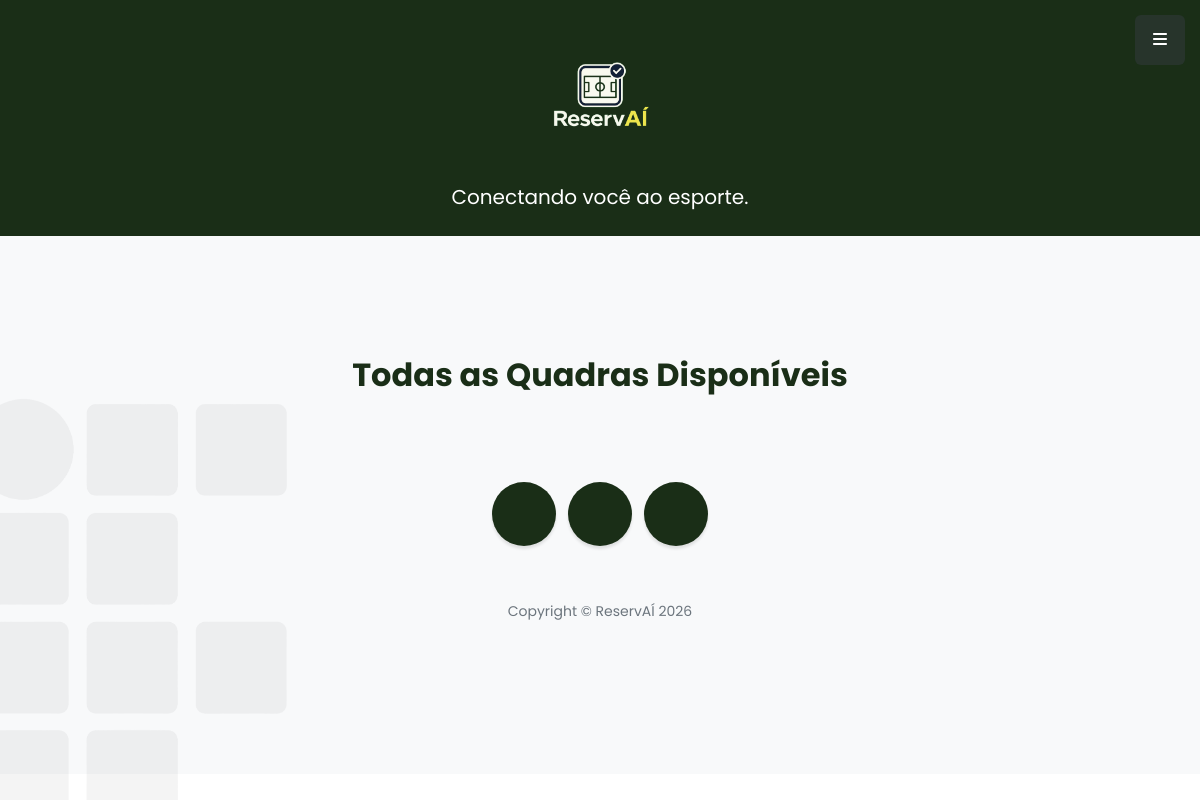
The app's page /quadras.php, older data.
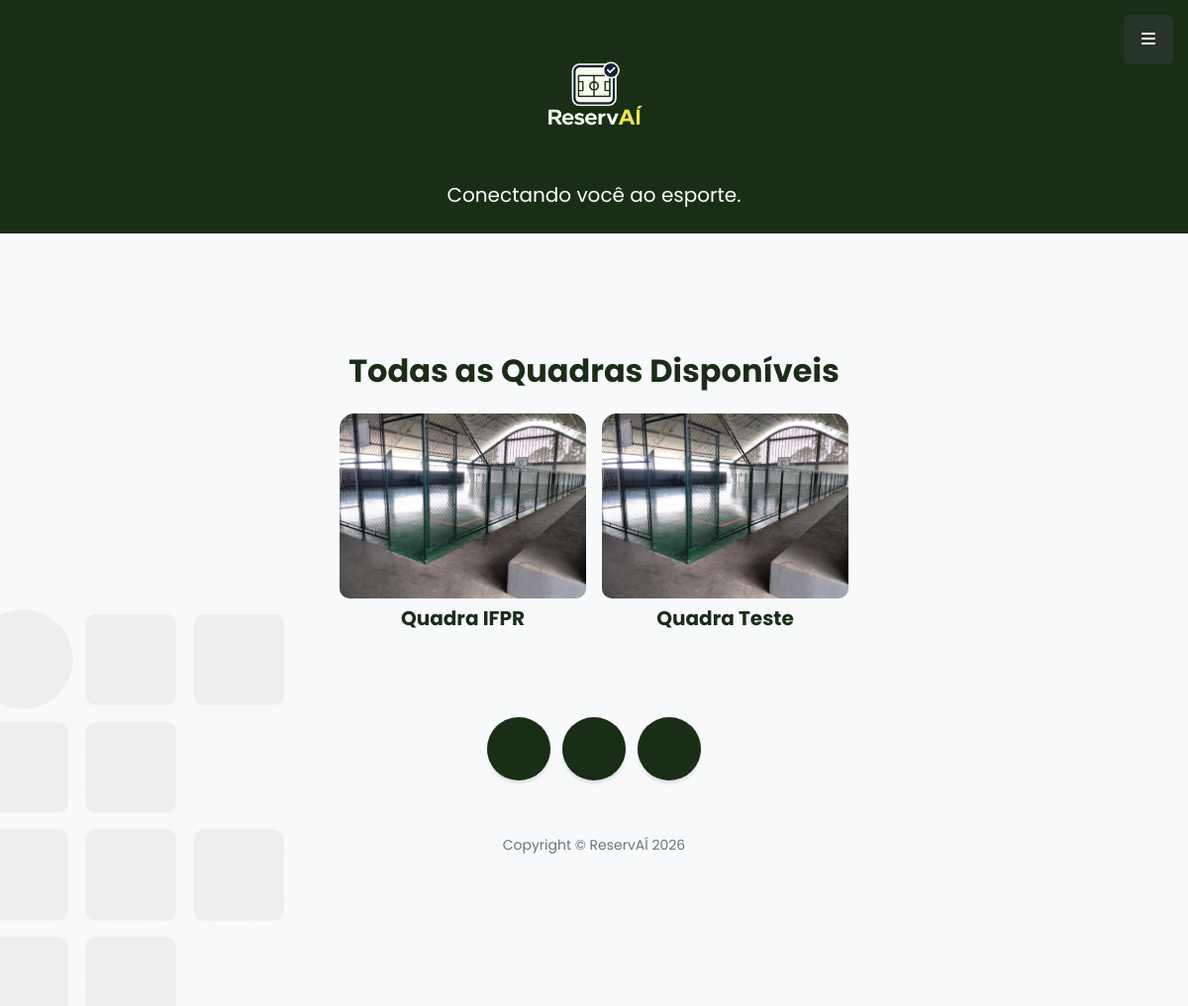
The same page, newer data.
### tables this page shows
CREATE TABLE `quadras` (
  `idQuadra` int NOT NULL,
  `fotoQuadra` varchar(200) NOT NULL,
  `nomeQuadra` varchar(100) NOT NULL,
  `esportes` varchar(100) NOT NULL,
  `localizacao` varchar(100) NOT NULL
);

### quadras.php (the view, shortened to what this page needs)
<?php include "header.php" ?>
<div class="d-flex justify-content-center mb-3">
    <h2>Todas as Quadras Disponíveis</h2>
</div>
<?php
    $listarQuadras = "SELECT * FROM Quadras";
    include "conexaoBD.php";
    $res          = mysqli_query($conn, $listarQuadras) or die("Erro ao tentar listar Quadras!");
    echo "<div class='row gx-3 gy-3 justify-content-center'>";
    while($Quadra = mysqli_fetch_assoc($res)){
        $idQuadra   = $Quadra['idQuadra'];
        $fotoQuadra = $Quadra['fotoQuadra'];
        $nomeQuadra = $Quadra['nomeQuadra'];
        echo "
            <div class='col-6 col-sm-4 col-md-3'>
                <a class='portfolio-item text-decoration-none' href='formReservaQuadra.php?idQuadra=$idQuadra' style='border-radius: 15px; overflow: hidden; display: block;' title='Clique aqui para reservar a $nomeQuadra'>
                    <div class='caption-content mb-2' style='aspect-ratio: 4/3; overflow: hidden; border-radius: 10px;'>
                        <img class='img-fluid w-100 h-100' src='$fotoQuadra' style='object-fit: cover;'/>
                    </div>
                    <div class='h5 text-center' style='color: #1a2e17;'>$nomeQuadra</div>
                </a>
            </div>
        ";
    }
    echo "</div>";
?>
<?php include "footer.php" ?>

### header.php (shortened to what this page needs)
<!DOCTYPE html>
<html lang="pt-br">
    <head>
        <link href="https://cdnjs.cloudflare.com/ajax/libs/simple-line-icons/2.5.5/css/simple-line-icons.min.css" rel="stylesheet" />
        <link href="css/styles.css" rel="stylesheet" />
    </head>
    <body id="page-top">
<a class="menu-toggle rounded" href="#"><i class="fas fa-bars"></i></a>
        <header class="py-2" id="menu" style="background-color: #1a2e17;">
            <div class="container px-4 px-lg-5 my-3">
                <div class="text-center text-white">
                    <img src="assets/img/reservai_logo2.png" style="width: 150px" class="pb-2">
                    <p class="lead fw-normal text-white mb-0 audiowide-regular">Conectando você ao esporte.</p>
                </div>
            </div>
        </header>
        <section class="content-section bg-light" id="about">
            <div class="container px-4 px-lg-5 text-center">

### footer.php (shortened to what this page needs)
        <footer class="footer text-center">
            <div class="container px-4 px-lg-5">
                <ul class="list-inline mb-5">
                    <li class="list-inline-item">
                        <a class="social-link rounded-circle text-white mr-3" href="#!"><i class="icon-social-facebook"></i></a>
                    </li>
                    <li class="list-inline-item">
                        <a class="social-link rounded-circle text-white mr-3" href="#!"><i class="icon-social-instagram"></i></a>
                    </li>
                    <li class="list-inline-item">
                        <a class="social-link rounded-circle text-white" href="https://github.com/giqueji09/esporte.iftech.git"><i class="icon-social-github"></i></a>
                    </li>
                </ul>
                <p class="text-muted small mb-0">Copyright &copy; ReservAÍ 2026</p>
            </div>
        </footer>
    </body>
</html>

Row changes from the older to the newer data that the page shows:
added quadras: fotoQuadra (picture), nomeQuadra "Quadra IFPR"
added quadras: fotoQuadra (picture), nomeQuadra "Quadra Teste"
